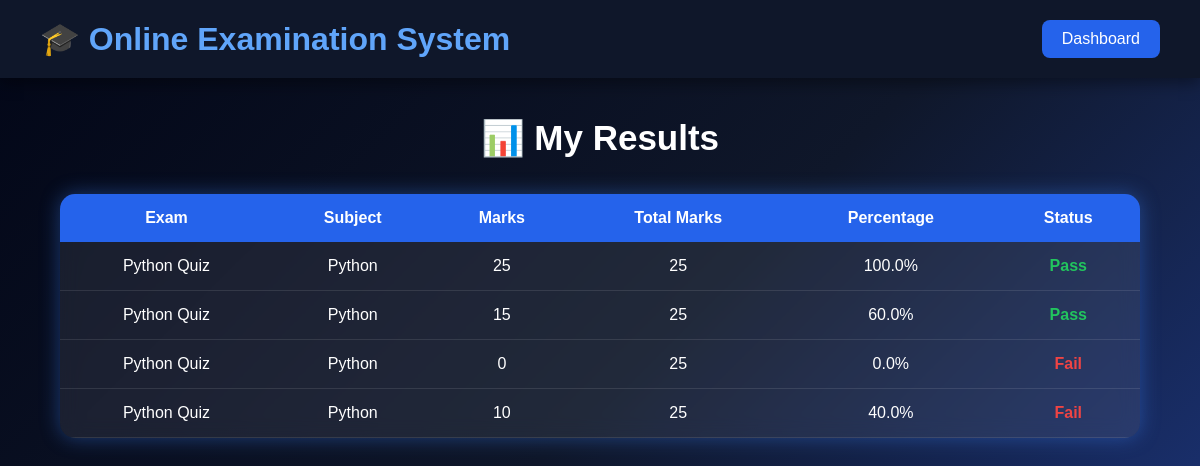
The app's page /students/view_results/ (signed in), older data.
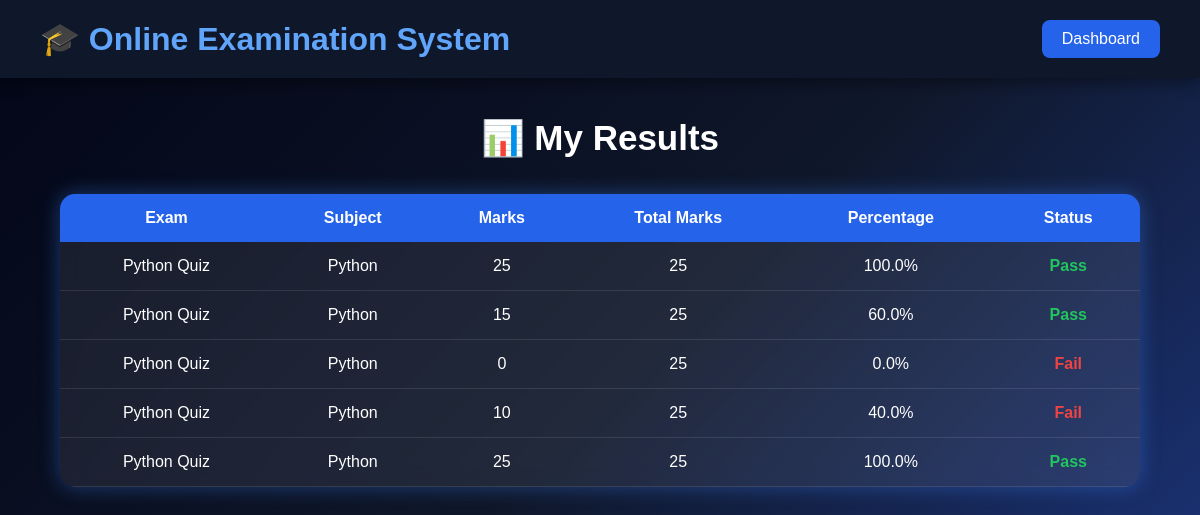
The same page, newer data.
### exams/models.py (models this page shows, shortened)
class Result(models.Model):
    student = models.ForeignKey('auth.User', on_delete=models.CASCADE)
    exam = models.ForeignKey(Exam, on_delete=models.CASCADE)
    score = models.IntegerField()

class Exam(models.Model):
    title = models.CharField(max_length=100)
    subject = models.CharField(max_length=100)
    total_marks = models.IntegerField()
    duration = models.IntegerField(help_text="Duration in minutes")

### students/views.py (the view)
# urls.py: path('view_results/', views.view_results, name='faculty_view_results'),
def view_results(request):
    results = Result.objects.filter(student=request.user)
    for result in results:
        result.percentage = round((result.score / result.exam.total_marks) * 100, 2)
        if result.percentage >= 50:
            result.status = "Pass"
        else:
            result.status = "Fail"
        print(f"Exam: {result.exam.title}, Score: {result.score}, Percentage: {result.percentage}%")
    return render(request, 'students/results.html', {'results': results})

### students/templates/students/results.html (shortened to what this page needs)
<!DOCTYPE html>
<html lang="en">
<head>
</head>
<body>
<header>
<h1>🎓 Online Examination System</h1>
<a href="{% url 'student_dashboard' %}" class="back-btn">
Dashboard
</a>
</header>
<div class="container">
<h1 class="title">📊 My Results</h1>
<table>
<tr>
<th>Exam</th>
<th>Subject</th>
<th>Marks</th>
<th>Total Marks</th>
<th>Percentage</th>
<th>Status</th>
</tr>
{% for result in results %}
<tr>
<td>{{ result.exam.title }}</td>
<td>{{ result.exam.subject }}</td>
<td>{{ result.score }}</td>
<td>{{ result.exam.total_marks }}</td>
<td> {{ result.percentage }}%</td>
<td>
{% if result.percentage >= 50 %}
<span class="pass">Pass</span>
{% else %}
<span class="fail">Fail</span>
{% endif %}
</td>
</tr>
{% empty %}
<tr>
<td colspan="5">No Results Available</td>
</tr>
{% endfor %}
</table>
</div>
</body>
</html>

Row changes from the older to the newer data that the page shows:
added Result: exam "Python Quiz", exam.subject "Python", score "25", exam.total_marks "25", percentage "100.0", shows "Pass"
